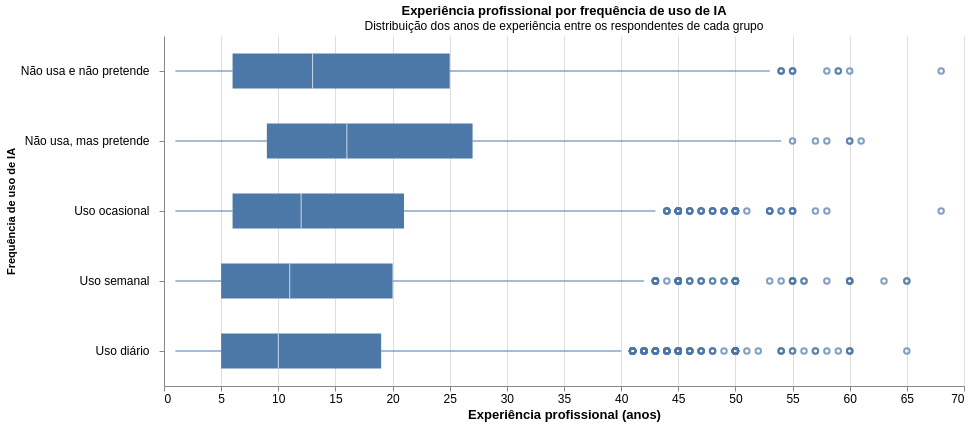

The cell this chart's notebook holds for it:
### Code cell
# Preparação dos dados
df_wexp_select = (
    df_analysis[['ResponseId', 'WorkExp', 'AISelect_pt']]
    .dropna(subset=['WorkExp', 'AISelect_pt'])
    .copy()
)

df_wexp_select = (
    df_wexp_select
    .loc[df_wexp_select["WorkExp"] < 70]
    .copy()
)

ordem_uso = [
    "Não usa e não pretende",
    "Não usa, mas pretende",
    "Uso ocasional",
    "Uso semanal",
    "Uso diário"
]

grafico_wexp = (
    alt.Chart(df_wexp_select)
    .mark_boxplot(
        extent=1.5,
        size=35,
        color="#4C78A8"
    )
    .encode(
        x=alt.X(
            "WorkExp:Q",
            title="Experiência profissional (anos)",
            axis=alt.Axis(labelFontSize=12, titleFontSize=13)
        ),
        y=alt.Y(
            "AISelect_pt:N",
            title="Frequência de uso de IA",
            sort=ordem_uso,
            axis=alt.Axis(labelFontSize=12, labelPadding=10)
        )
    )
    .properties(
        title=alt.TitleParams(
            text="Experiência profissional por frequência de uso de IA",
            subtitle="Distribuição dos anos de experiência entre os respondentes de cada grupo",
            anchor="middle"
        ),
        width=800,
        height=350
    )
    .configure_view(stroke=None)
)

grafico_wexp

### Figure 1 — Vega-Lite specification as saved in the notebook (floating-point values rounded to 4 significant figures; data arrays with more than 128 entries replaced by an {"elided": "..."} marker saying what was removed)
{"config": {"view": {"continuousWidth": 300, "continuousHeight": 300, "stroke": null}}, "data": {"name": "data-61dacf3c8a8871b7dadc64cbc8c55a3c"}, "mark": {"type": "boxplot", "color": "#4C78A8", "extent": 1.5, "size": 35}, "encoding": {"x": {"axis": {"labelFontSize": 12, "titleFontSize": 13}, "field": "WorkExp", "title": "Experiência profissional (anos)", "type": "quantitative"}, "y": {"axis": {"labelFontSize": 12, "labelPadding": 10}, "field": "AISelect_pt", "sort": ["Não usa e não pretende", "Não usa, mas pretende", "Uso ocasional", "Uso semanal", "Uso diário"], "title": "Frequência de uso de IA", "type": "nominal"}}, "height": 350, "title": {"text": "Experiência profissional por frequência de uso de IA", "anchor": "middle", "subtitle": "Distribuição dos anos de experiência entre os respondentes de cada grupo"}, "width": 800, "$schema": "https://vega.github.io/schema/vega-lite/v6.4.1.json", "datasets": {"data-61dacf3c8a8871b7dadc64cbc8c55a3c": {"elided": "31103 records"}}}
